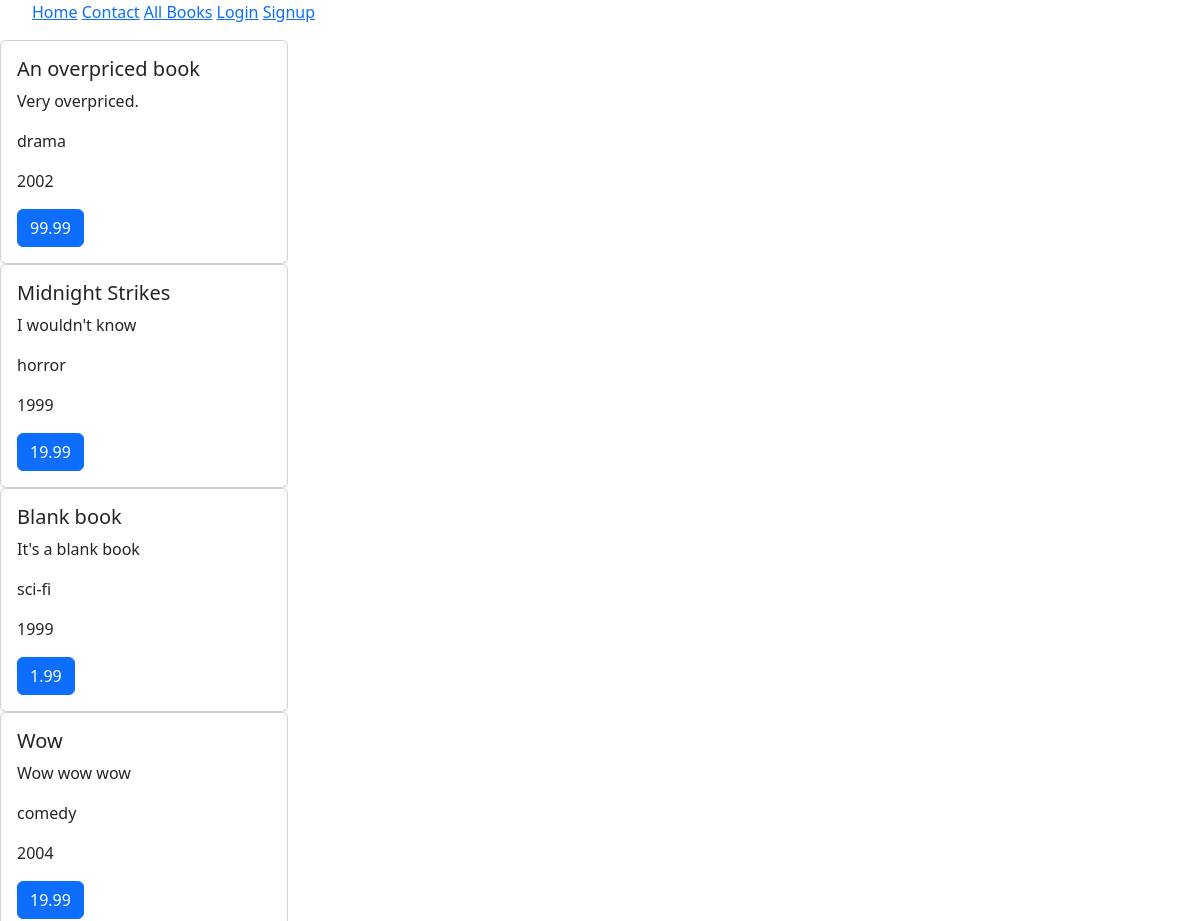
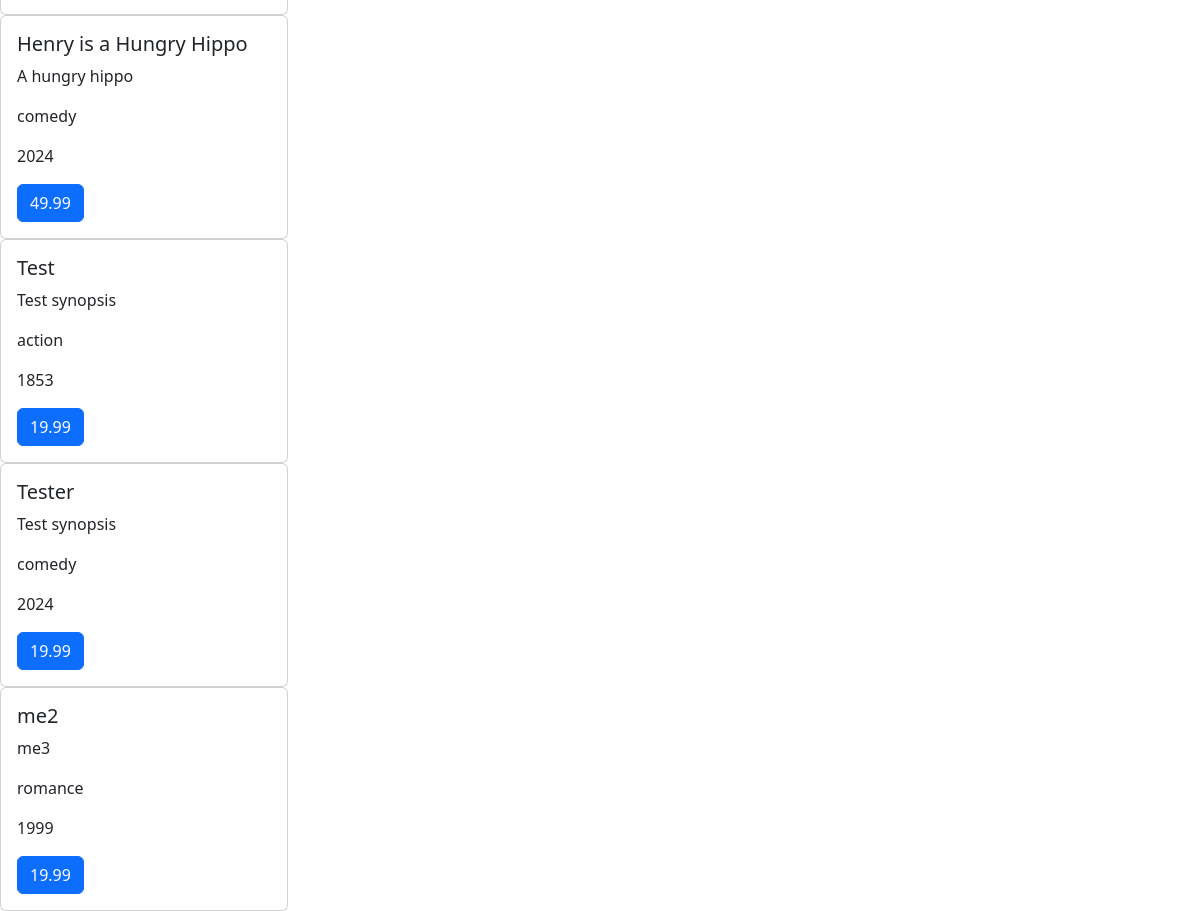
/books, run on the app's committed database (2 pictures, top to bottom).
### templates/models.py (models this page shows, shortened)
class Book(models.Model):
    id = models.AutoField(primary_key=True)
    year = models.IntegerField()
    author = models.CharField(max_length=30)
    price = models.DecimalField(max_digits=5, decimal_places=2)
    title = models.CharField(max_length=100)
    synopsis = models.TextField(max_length=200)
    category = models.CharField(max_length=25, default="comedy")
    inventory = models.PositiveIntegerField(default=5)

### templates/views.py (the view)
# urls.py: path('books', views.view_all_books, name="all_books"),
def view_all_books(request):
    all_books = Book.objects.all() # Get all book objects
    return render(request, 'all_books.html', {'books':all_books})

### templates/templates/all_books.html
{% extends 'base.html' %}
{% block content %}
    {% for book in books %}
        <div class="card" style="width: 18rem;">
            <div class="card-body">
                <h5 class="card-title">{{book.title}}</h5>
                <p class="card-text">{{book.synopsis}}</p>
                <p class="card-text">{{book.category}}</p>
                <p class="card-text">{{book.year}}</p>
                <a href="#" class="btn btn-primary">{{book.price}}</a>
            </div>
        </div>
    {% endfor %}
{% endblock %}

### templates/templates/base.html (shortened to what this page needs)
<html>
	<head>
    <link rel="stylesheet" href="https://cdn.jsdelivr.net/npm/bootstrap@5.3.2/dist/css/bootstrap.min.css">
    </head>
	<body>
		<ul>
		  <li><a href="/">Home</a></li>
		  <li><a href="{% url 'contact' %}">Contact</a></li>
		  <li><a href="{% url 'all_books' %}">All Books</a></li>
		  {% if user.is_authenticated %}
		  	<li><a href="{% url 'variable'%}">Variable</a></li>
		  	<li><a href="{% url 'add' %}">Add</a></li>
          	<li><a href="{% url 'random' %}">Random</a></li>
          	<li><a href="{% url 'for_loop' %}">Loop</a></li>
          	<li><a href="{% url 'numbers' %}">Numbers</a></li>
          	<li><a href="{% url 'fizzbuzz' %}">Fizzbuzz</a></li>
			<li><a href="{% url 'add_book' %}">Add book</a></li>
			<li><a href="{% url 'logout' %}">Logout</a></li>
		  {% else %}
			<li><a href="{% url 'login' %}">Login</a></li>
			<li><a href="{% url 'user_signup' %}">Signup</a></li>
  		  {% endif %}
		</ul>
		{% block content %}{% endblock %}
	</body>
</html>

### templates/templates/base.html (style rules this page uses)
ul { list-style-type: none; margin: 0; padding: 0; }
li { display: inline; }

### data on the page
Book: title "An overpriced book", synopsis "Very overpriced.", category "drama", year "2002", price "99.99"
Book: title "Midnight Strikes", synopsis "I wouldn't know", category "horror", year "1999", price "19.99"
Book: title "Blank book", synopsis "It's a blank book", category "sci-fi", year "1999", price "1.99"
Book: title "Wow", synopsis "Wow wow wow", category "comedy", year "2004", price "19.99"
Book: title "Henry is a Hungry Hippo", synopsis "A hungry hippo", category "comedy", year "2024", price "49.99"
Book: title "Test", synopsis "Test synopsis", category "action", year "1853", price "19.99"
Book: title "Tester", synopsis "Test synopsis", category "comedy", year "2024", price "19.99"
Book: title "me2", synopsis "me3", category "romance", year "1999", price "19.99"
